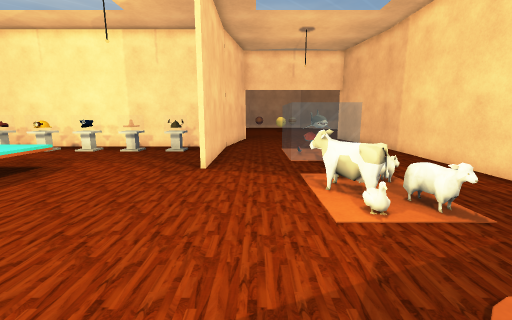
View 1 (above)

15 first-person views from a walk through a Unity game level. The camera is 1.2 m above the floor, tilts 10° down and sees 90° across. The floor is counted in squares, 0.6 m on a side. Each view is taken from the middle of a square. On the plan, view 1 faces up. The plan holds only what a view shows up to about 16 squares ahead; the rest is blank. The place goes on beyond the plan. The player is left out. Some surface patterns are stand-ins.

View 2
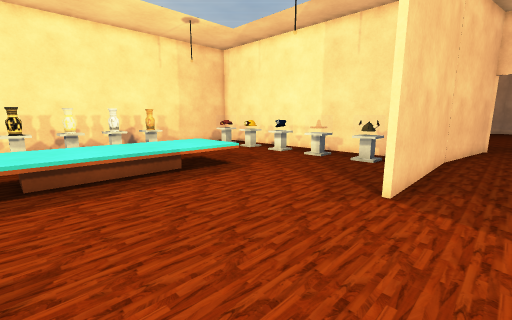

View 3
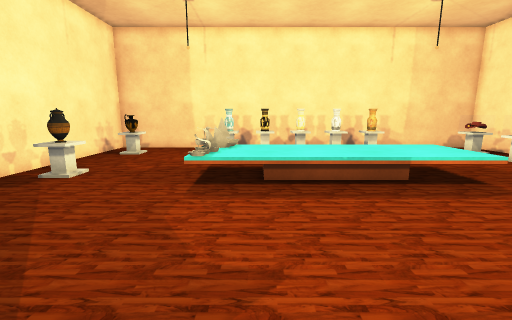

View 4
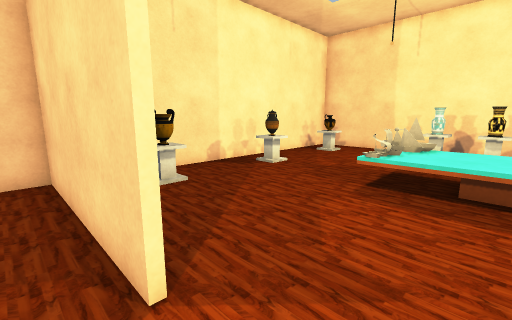

View 5
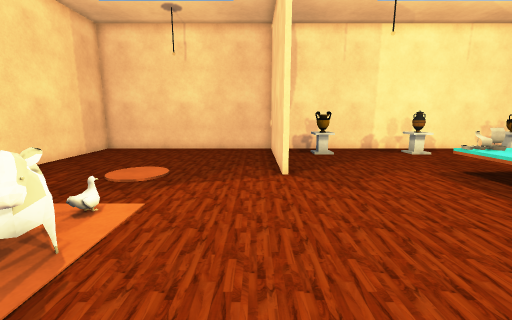

View 6
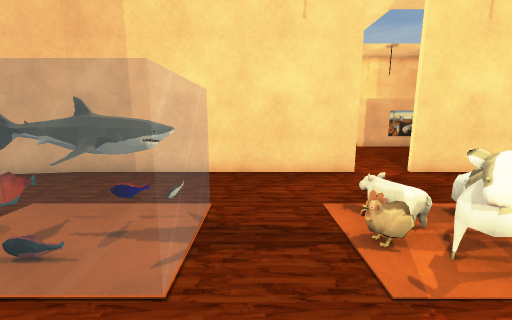

View 7
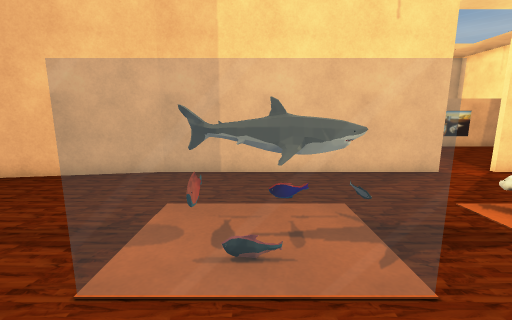

View 8
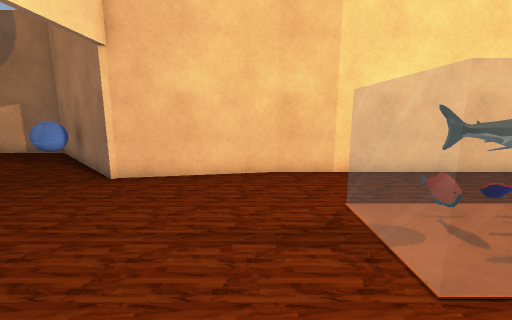

View 9
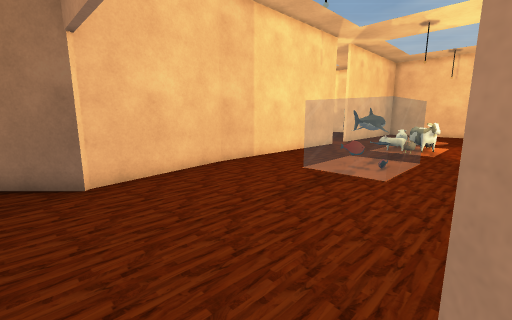

View 10
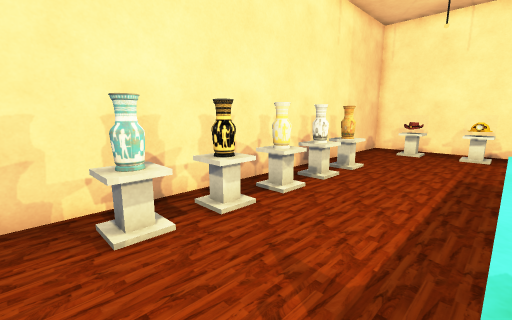

View 11
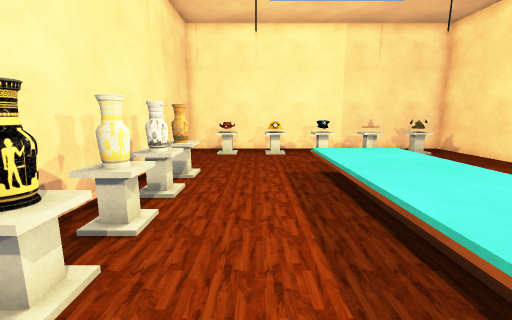

View 12
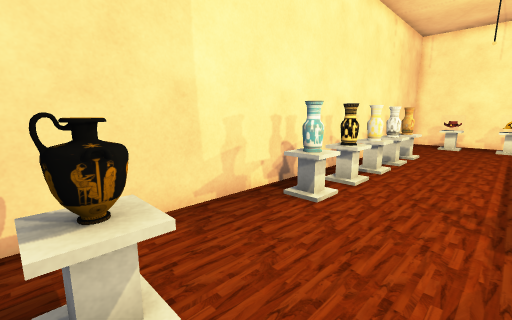

View 13
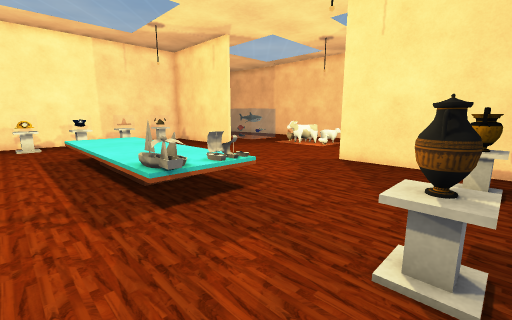

View 14
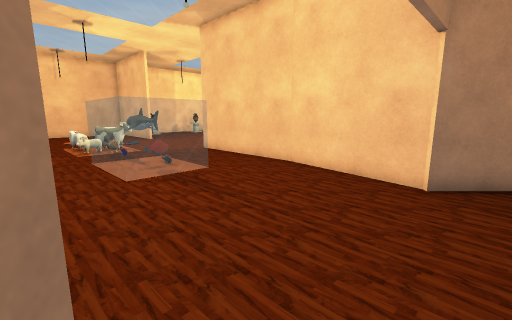

View 15
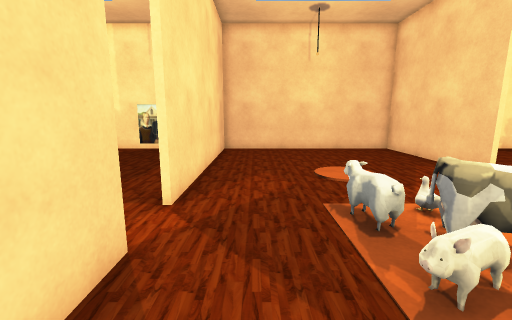

### Floor plan
Key: @ floor where view 1 was taken; # wall or solid block; . main floor; : floor 0.25 m higher than the main floor; + floor 0.5 m higher than the main floor; / step, stairs or slope; = window, fence, low wall or low ledge; A vase; O other object.
Columns run from 17 left of view 1 to 14 right of it. Each row starts with its distance up from view 1.
 23                =.........==
 22                ==.......#=
 21                 #.......#
 20                 #.......#
 19                ##.......##
 18                #.........#
 17                #.........#
 16 ################.........#
 15 #.  = .  = .  .#...   ...#
 14 #.  = .  = .  .#...   ...#
 13 #..............#...   ...#
 12 #..............#...   ...#
 11 #..............#...   ...#
 10 #AA...////.....#.........#
  9 #AA.../++/...............#
  8 #AA.../++/..........:....#
  7 #AA.../++/.........OO....#
  6 #AA.../++/.........OOO......
  5 #AA.../++/...........O........
  4 #AA.../++/...............#......
  3 #AA.../++/...............#......
  2 #AA...O/+/...............#......
  1 #AA...O//O.....#.........#......
  0 #..............#.@.......# .....
 -1 #..............#.........# ...
 -2 #..............#.........#  ..
 -3 #.#A...AA...AA.#.........#  ...
 -4 #.#A...AA...##.#.........#   ..
 -5 ##########################   ###

Positions as (right, up) in squares from view 1, and headings:
1: (0, 0), facing up
2: (0, 3), facing up-left
3: (-1, 3), facing left
4: (-1, 4), facing down-left
5: (-1, 10), facing down
6: (-1, 10), facing right
7: (-1, 13), facing right
8: (-1, 17), facing right
9: (-1, 23), facing down-right
10: (-11, 0), facing up-left
11: (-13, 1), facing up
12: (-12, -4), facing up-left
13: (-13, -4), facing up-right
14: (7, 23), facing down-left
15: (6, 10), facing down
